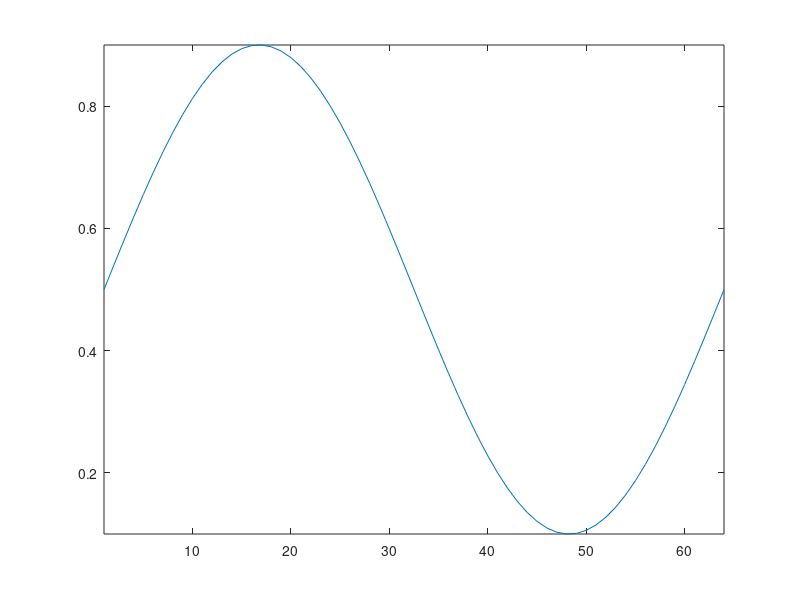

This chart was generated by the following MATLAB code: (Note: this script raises an error after producing the figure.)
clear, 
clc, 
close all

%%
simdata_or_realdata = 'sim'; % 'sim' to simulate data, 'real' to load real data

if strcmp(simdata_or_realdata,'sim') % simuldated data
    
    nTrials = 50000;
    nBig = 64;
    nSmall = 4;
   
    % % Create offsets (simulating an inhomogenous colorspace)
    % (copied from `justColSpace.m`)
    
    % [stimCols,pol] = generateStimCols('nBig',nBig);
    % interval = 360/nBig;
    % magnitude = 50;
    % offset = sin(deg2rad(0:interval:360-interval)) * magnitude;
    % 
    % pol(1,:) = pol(1,:) + offset;
    % [cart(:,1),cart(:,2)] = pol2cart(deg2rad(pol(1,:)),pol(2,:));
    % 
    % stimCols_sRGB = LuvTosRGB([repelem(76.0693, nBig); stimCols(1,:);stimCols(2,:)]);
    % colvals = im2double(stimCols_sRGB);
    % 
    % figure,
    % scatter(cart(:,1),cart(:,2),75,colvals,'filled')
    % axis equal
    % axis off
    % saveas(gcf,fullfile(['stimulus-space-non-uniformity_', datestr(now,'yymmdd'), '.svg']))
    % 
    % figure,
    % plot([cart(:,1);cart(:,2)]' - [stimCols(1,:),stimCols(2,:)])

    % - % Attractor Points

%     stimCols_ap = generateStimCols('nBig',nBig);

%     attractorPoints =  [stimCols_ap(1,:),stimCols_ap(2,:)]; %[0,-38,38,0];
%     attractorWeights = zeros(1,nBig);%[20,30];
%     attractorWeights(16) = 20;
%     attractorWeights(40) = 30;

    % attractorPoints =  [0,-38,38,0];
    % attractorWeights = [20,30];

    % - %
    
    
    % % Generate simulated data

    rng(0);
      
%     [nll, data] = GenerativeModel([],...
%         'attractorPoints',attractorPoints,...
%         'attractorWeights',attractorWeights,...
%         'stimulusRemappingCart',[cart(:,1);cart(:,2)]' - [stimCols(1,:),stimCols(2,:)],...
%         'nTrials',nTrials,...
%         'nBig',nBig,...
%         'nSmall',nSmall);

    r = [0.1, 0.9];
    x_real = ((sin(deg2rad(linspace(0,360,nBig)))+1)/2);
    x_real = x_real/(1/diff(r))+r(1);
    
    % skewedGaussians = linspace(0.1,0.9,nBig); % linear skew
    % skewedGaussians = ones(1,nBig)*0.5; % no skew
    
    figure, plot(x_real); axis tight % arbitrary, just for testing

    [nll, data] = GenerativeModel([],...
        'dprime',2,...
        'SimFunc_sd', 30,...
        'nTrials',nTrials,...
        'nBig',nBig,...
        'nSmall',nSmall,...
        'skewedGaussians',x_real,...
        'pltSimFigs',true);
    
    choiceInds =    cell2mat(data.trialdata.choices)';
    cueInd =        cell2mat(data.trialdata.cues);
    response =      cell2mat(data.trialdata.chosen);
    stimCols =      data.trialdata.stimCols;
    
elseif strcmp(simdata_or_realdata,'real') % real data

    %     filepath = 'Y:\PROJECTS\CausalGlobs\data\';
    filepath = 'C:\Users\cege-user\Dropbox\Documents\MATLAB\CausalGlobs\data\'; %!!!!!!!!!!!!!!!
    %filename = '210422--211012_Pollux_data';
    %filename = '210517--211108_Castor_data.mat';
    %filename = '220322--220823_Morty_data.mat';
    %filename = '210428--210609_Buster_data';
    filename = 'combinedData.mat';
    
    load([filepath,filename])
    try % for individual data
        data.trialdata = trialdata;
    catch % for combined data
        data.trialdata = cleandata.trialdata;
    end

    choiceInds =    cell2mat(data.trialdata.choices)';
    cueInd =        cell2mat(data.trialdata.cues);
    response =      cell2mat(data.trialdata.chosen);

    aborts = isnan(cell2mat(data.trialdata.chosen));
    
    [~,col] = ind2sub(size(choiceInds),find(isnan(choiceInds(:))));
    trailsWithNaNChoices = false(size(aborts));
    trailsWithNaNChoices(unique(col)) = 1;

    choiceInds =    choiceInds(:,~aborts & ~trailsWithNaNChoices);
    cueInd =        cueInd(~aborts & ~trailsWithNaNChoices);
    response =      response(~aborts & ~trailsWithNaNChoices);

    %nBig = size(data.trialdata.stimCols{1,1},1);
    %nSmall = size(data.trialdata.choices{1,1},2);
    nBig = length(unique(cell2mat(data.trialdata.cues)));
    %nSmall = max(unique(cell2mat(data.trialdata.chosen_idx)));
    nSmall = length(data.trialdata.choices{1,1});
    nTrials = sum(~aborts & ~trailsWithNaNChoices);
    
    % add stimCols to speed up slightly

%     stimCols_ap = generateStimCols('nBig',nBig,'showFig',true);
%     attractorPoints_inds = [3,38];
%     attractorPoints =  [stimCols_ap(1,attractorPoints_inds),stimCols_ap(2,attractorPoints_inds)];

end

%% Recovery - Prepare optimizer

rng('shuffle')

nAttactors = 0;

% % --- for stimulus remapping --- % %
% lb = (ones(1,nBig*2) * -35) + randn(1,nBig*2); % lower bound
% ub = (ones(1,nBig*2) *  35) + randn(1,nBig*2); % upper bound 
% x0 = zeros(1,nBig*2) + randn(1,nBig*2);
% % --- % %

% % --- for free similarityMatrix --- % %
% lb = zeros(1,nBig^2); % lower bound
% ub = ones(1,nBig^2); % upper bound                      
% x0 = lb + (ub-lb).*rand(1,numel(lb)); % random points between lb and ub
% % --- % %

% % % --- for attractor dynamics --- % %
% % nAttactors = 2;
% % lb = [-50,-50,-50,-50,0,0]; % lower bound
% % ub = [50,50,50,50,80,80]; % upper bound                      
% % x0 = lb + (ub-lb).*rand(1,numel(lb)); % random points between lb and ub
% nAttactors = nBig;
% lb = [zeros(1,nBig)]; % lower bound
% ub = [ones(1,nBig)*30]; % upper bound                      
% x0 = lb + (ub-lb).*rand(1,numel(lb))/2; % random points between lb and ub
% % % --- % %

% % ----- for d prime ----- % %
% lb = 0; % lower bound
% ub = 10; % upper bound 
% x0 = lb + (ub-lb).*rand(1,numel(lb)); % random points between lb and ub
% % --- % %

% % % stimulus remapping (cartesian) AND attractor dynamics
% nAttactors = nBig;
% lb = [(ones(1,nBig*2) * -35) + randn(1,nBig*2), zeros(1,nBig)]; % lower bound
% ub = [(ones(1,nBig*2) *  35) + randn(1,nBig*2), ones(1,nBig)*30]; % upper bound 
% x0 = [zeros(1,nBig*2) + randn(1,nBig*2), lb((nBig*2)+1:end) + (ub((nBig*2)+1:end)-lb((nBig*2)+1:end)).*rand(1,numel(lb((nBig*2)+1:end)))/2];
% % %

% % stimulus remapping (angle) 
% lb = zeros(1,nBig) + 0.01; % lower bound
% ub = (ones(1,nBig) *  100) + rand(1,nBig); % upper bound 
% x0 = ones(1,nBig) + rand(1,nBig);
% %

% % % stimulus remapping (angle) AND attractor dynamics
% nAttactors = nBig;
% lb = [zeros(1,nBig) + 0.01, zeros(1,nBig)]; % lower bound
% ub = [(ones(1,nBig) *  100) + rand(1,nBig), ones(1,nBig)*30]; % upper bound 
% x0 = [ones(1,nBig) + rand(1,nBig), lb((nBig)+1:end) + (ub((nBig)+1:end)-lb((nBig)+1:end)).*rand(1,numel(lb((nBig)+1:end)))/2];
% % %

% % % ----- for d prime AND lambda/sigma----- % %
% lb = [0.1,-1,0.1]; % lower bound
% ub = [7,0,10]; % upper bound 
% x0 = lb + (ub-lb).*rand(1,numel(lb)); % random points between lb and ub
% % % --- % %

% % % ----- for d prime AND lambda/sigma AND attractors ----- % %
% lb = [0.1,0,0,-1,0.1]; % lower bound
% ub = [7,50,50,0,10]; % upper bound 
% x0 = lb + (ub-lb).*rand(1,numel(lb)); % random points between lb and ub
% % % --- % %

% % % ----- for d prime AND lambda/sigma AND stimulus remapping ----- % %
% lb = [0.1,zeros(1,nBig) + 0.01,-1,0.1]; % lower bound
% ub = [7,ones(1,nBig) *  100,0,10]; % upper bound 
% x0 = lb + (ub-lb).*rand(1,numel(lb)); % random points between lb and ub
% 
% x0(1) = 2.443912865562119;
% x0(66) = -0.015041279678144;
% x0(67) = 3.913215487407419;
% x0(2:nBig+1) = ones(1,nBig) + rand(1,nBig);
% 
% % % --- % %

% % --- skewed gaussians ---
lb = zeros(1,nBig); % lower bound
ub = ones(1,nBig); % upper bound 
% x0 = ones(1,nBig) * 0.5;
x0 = rand(nBig,1);
% %

optimisationMeta = [...      % what do the x values represent in the fitting? (1st column - is it passed, 2nd column - how many values would it be if it were)
    false,   nBig*nBig;...   % free similarityMatrix
    false,   1;...           % dprime
    false,   nBig*2;...      % stimulus remapping (cartesian)
    false,   nBig;...        % stimulus remapping (polar, angle in degrees)
    false,   nAttactors*2;... % attractor points
    false,   nAttactors;...   % attractor weights
    false,   1;...           % lambda
    false,   1;...           % sigma
    true,    nBig,...        % skewedGaussians              
    ];

% options = optimoptions('lsqnonlin',...
%     'Display','iter-detailed',...
%      'UseParallel',true,...
%      'FunctionTolerance', 1e-15,...
%      'StepTolerance', 1e-15,...
%      'DiffMinChange',1,...
%      'PlotFcn',@optimplotx_SimilarityMatrix);
%  %    'StepTolerance',1e-1000,...
%  %     'FunctionTolerance', 1e-10
%  %     ...

% options = optimoptions('lsqnonlin',...
%     'Display','iter-detailed',...
%      'FunctionTolerance', 1e-50,...
%      'StepTolerance', 1e-50,...
%      'DiffMinChange',1);%,...
   %  'PlotFcn',@optimplotx_SimilarityMatrix);
 %    'StepTolerance',1e-1000,...
 %     'FunctionTolerance', 1e-10
 %     ...

% options = optimoptions('lsqnonlin',...
%     'Display','iter-detailed',...
%     'FunctionTolerance', 1e-50,...
%      'StepTolerance', 1e-50,...
%      'PlotFcn',@optimplotx,...
%      'DiffMinChange',1);

options = optimoptions('lsqnonlin',...
    'Display','iter-detailed',...
    'PlotFcn',@optimplotx);

if optimisationMeta(1,1)
    options = optimoptions('lsqnonlin',...
        'Display','iter-detailed',...
        'PlotFcn',{@optimplotx_SimilarityMatrix},...
        'FunctionTolerance', 10e-10,...
        'MaxFunctionEvaluations',1e6,...
        'UseParallel',true);
end

 
% f = @(x)GenerativeModel(x,... % anonymous function so that we can pass additional parameters
%     'choiceInds',choiceInds,...
%     'cueInd',cueInd,...
%     'response',response,...
%     'nTrials',nTrials,...
%     'nBig',nBig, ...
%     'nSmall',nSmall,...
%     'attractorPoints',attractorPoints,...
%     'optimisationMeta',optimisationMeta); % add stimCols to speed up slightly

f = @(x)GenerativeModel(x,... % anonymous function so that we can pass additional parameters
    'choiceInds',choiceInds,...
    'cueInd',cueInd,...
    'response',response,...
    'nTrials',nTrials,...
    'nBig',nBig, ...
    'nSmall',nSmall,...
    'dprime',2,...
    'SimFunc_sd', 30,...
    'optimisationMeta',optimisationMeta); % add stimCols to speed up slightly


tic % timing test
nll0 = f(x0);
toc

tic % second timing test, because the first is always slow
nll0 = f(x0);
toc

[~,data2] = f(x0);

figure,
imagesc(data2.trialdata.similarityMatrix)
axis equal tight
colormap('gray')
colorbar
caxis([0 1])
xlabel('Choice')
ylabel('Cue')


%% Recovery - Run optimizer

x = lsqnonlin(f,x0,lb,ub,options);
% [x,Resnorm,FVAL,EXITFLAG,OUTPUT,LAMBDA,JACOB] = lsqnonlin(f,x0,lb,ub,options);

% CI = nlparci(x,FVAL,'jacobian',JACOB);
% 
% x = bads(f,x0,lb,ub);


%% Plotting results

figure,
scatter(x_real,x,'k*');
axis equal square
hold on
plot([0,1],[0,1],'k')

% % angles
% x0_norm = x0(1:nBig)*(360/sum(x0(1:nBig)));
% x_norm  =  x(1:nBig)*(360 /sum(x(1:nBig)));
% 
% figure, hold on, axis tight
% plot(pol(1,:),'DisplayName','Ground truth')
% plot(cumsum([0,x0_norm(1:end-1)]),'DisplayName','x0')
% plot(cumsum([0,x_norm(1:end-1)]),'DisplayName','x')
% legend('Location','best')
% xticks([min(xlim),max(xlim)])
% yticks([min(ylim),max(ylim)])


% % attractors
% figure, hold on, 
% legend('Location','best')
% axis tight
% plot(1:nBig, x(1:nBig),'DisplayName','x')
% % plot...
% 
% figure, hold on, 
% legend('Location','best')
% axis tight
% plot((1:nAttactors)+nBig, attractorWeights,'DisplayName','attractorWeights')
% plot((1:nAttactors)+nBig, x((1:nAttactors)+nBig),'DisplayName','x')
% plot((1:nAttactors)+nBig, x0((1:nAttactors)+nBig),':','DisplayName','x0')


% stimuli scatter
% [stimCols,pol] = generateStimCols('nBig',nBig);
% [stimCols_x0(:,1),stimCols_x0(:,2)] = pol2cart(deg2rad(cumsum([0,x0_norm(1:end-1)])), pol(2,:));
% [stimCols_x(:,1),stimCols_x(:,2)]   = pol2cart(deg2rad(cumsum([0, x_norm(1:end-1)])), pol(2,:));
% 
% figure,
% plot3(stimCols_x0(:,1),stimCols_x0(:,2),1:nBig,'ko-','DisplayName','x_0')
% axis equal, legend('Location','best')
% view(2)
% 
% figure,
% plot3(stimCols_x(:,1),stimCols_x(:,2),1:nBig,'ko-','DisplayName','x_{lsq}')
% axis equal, legend('Location','best')
% view(2)

%%




%% similarity matrix
% [nll_x,data2] = f(x);
% figure,
% imagesc(data2.trialdata.similarityMatrix)
% axis equal tight
% colormap('gray')
% colorbar
% caxis([0 1])
% xlabel('Choice')
% ylabel('Cue')

%% Compute AIC/BIC

numParam = length(x);

[aic,bic] = aicbic(-nll_x,numParam,nTrials);
% [aic,bic] = aicbic(-nll_x,numParam,nTrials,Normalize=true);
